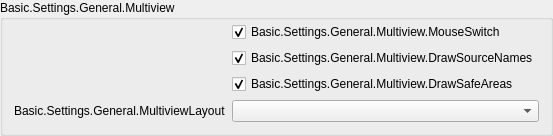
                   <widget class="QGroupBox" name="groupBoxMultiview">
                    <property name="title">
                     <string>Basic.Settings.General.Multiview</string>
                    </property>
                    <layout class="QFormLayout" name="formLayoutMultiview">
                     <property name="fieldGrowthPolicy">
                      <enum>QFormLayout::AllNonFixedFieldsGrow</enum>
                     </property>
                     <property name="labelAlignment">
                      <set>Qt::AlignRight|Qt::AlignTrailing|Qt::AlignVCenter</set>
                     </property>
                     <property name="topMargin">
                      <number>2</number>
                     </property>
                     <item row="0" column="0">
                      <spacer name="horizontalSpacerMultiview">
                       <property name="orientation">
                        <enum>Qt::Horizontal</enum>
                       </property>
                       <property name="sizeType">
                        <enum>QSizePolicy::Fixed</enum>
                       </property>
                       <property name="sizeHint" stdset="0">
                        <size>
                         <width>133</width>
                         <height>5</height>
                        </size>
                       </property>
                      </spacer>
                     </item>
                     <item row="0" column="1">
                      <widget class="PLSCheckBox" name="multiviewMouseSwitch">
                       <property name="text">
                        <string>Basic.Settings.General.Multiview.MouseSwitch</string>
                       </property>
                       <property name="checked">
                        <bool>true</bool>
                       </property>
                      </widget>
                     </item>
                     <item row="1" column="1">
                      <widget class="PLSCheckBox" name="multiviewDrawNames">
                       <property name="text">
                        <string>Basic.Settings.General.Multiview.DrawSourceNames</string>
                       </property>
                       <property name="checked">
                        <bool>true</bool>
                       </property>
                      </widget>
                     </item>
                     <item row="3" column="1">
                      <layout class="QVBoxLayout" name="verticalLayout_35">
                       <property name="spacing">
                        <number>0</number>
                       </property>
                       <property name="topMargin">
                        <number>0</number>
                       </property>
                       <property name="bottomMargin">
                        <number>0</number>
                       </property>
                       <item>
                        <widget class="PLSComboBox" name="multiviewLayout"/>
                       </item>
                      </layout>
                     </item>
                     <item row="2" column="1">
                      <widget class="PLSCheckBox" name="multiviewDrawAreas">
                       <property name="text">
                        <string>Basic.Settings.General.Multiview.DrawSafeAreas</string>
                       </property>
                       <property name="checked">
                        <bool>true</bool>
                       </property>
                      </widget>
                     </item>
                     <item row="3" column="0">
                      <layout class="QVBoxLayout" name="verticalLayout_58">
                       <property name="spacing">
                        <number>0</number>
                       </property>
                       <property name="leftMargin">
                        <number>0</number>
                       </property>
                       <property name="topMargin">
                        <number>0</number>
                       </property>
                       <property name="bottomMargin">
                        <number>0</number>
                       </property>
                       <item>
                        <widget class="QLabel" name="label_64">
                         <property name="text">
                          <string>Basic.Settings.General.MultiviewLayout</string>
                         </property>
                         <property name="buddy">
                          <cstring>multiviewLayout</cstring>
                         </property>
                         <property name="useFor" stdset="0">
                          <string notr="true">FormLabelRole</string>
                         </property>
                        </widget>
                       </item>
                      </layout>
                     </item>
                    </layout>
                   </widget>
